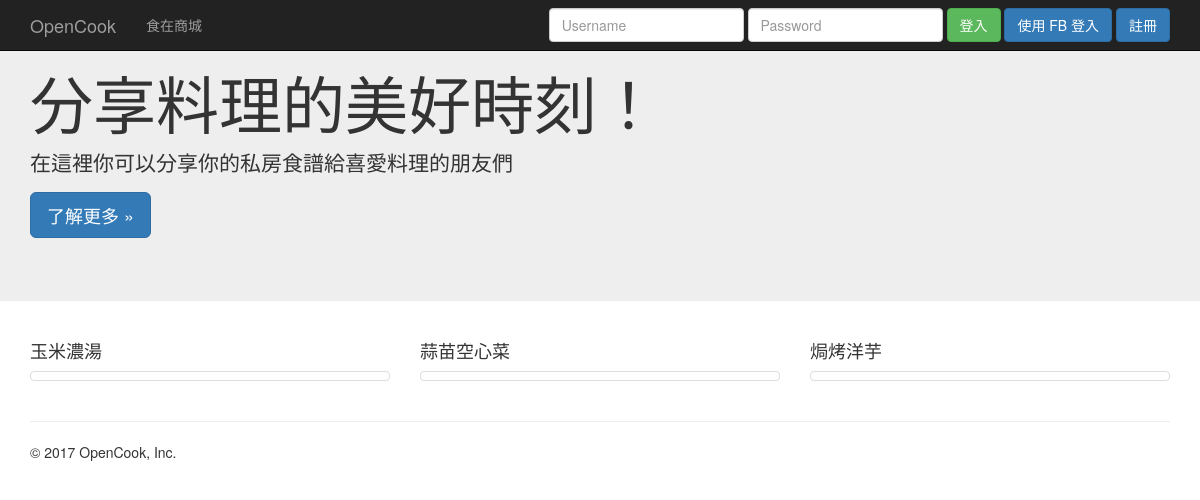
Before: / with the older database file.
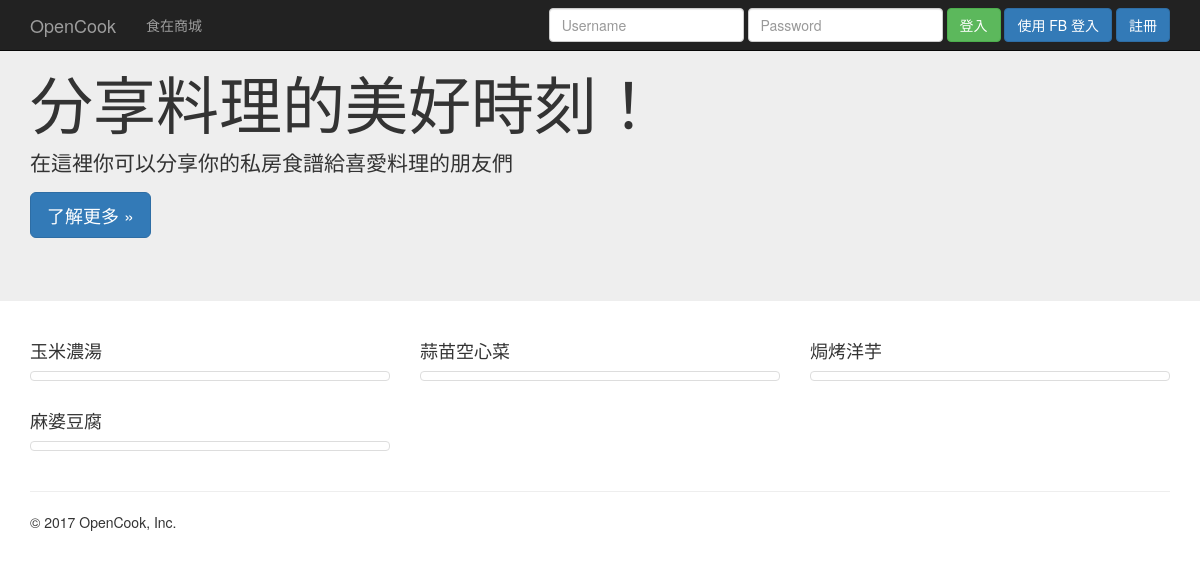
After: the same page with the newer database file.
### recipe/models.py (models this page shows)
class Recipe(models.Model):
	title = models.CharField(max_length=100)
	image_path = models.CharField(max_length=100)
	description = models.TextField()
	created_at = models.DateTimeField(default=timezone.now)

### mainapp/views.py (the view)
# urls.py: url(r'^$', get_index),
def get_index(request):
	recipes = Recipe.objects.all()
	return render(request, 'index.html', locals())

### templates/index.html (shortened to what this page needs)
{% extends 'default/base.html' %}
{% block content %}
<div class="jumbotron">
  <div class="container">
    <h1>分享料理的美好時刻！</h1>
    <p>在這裡你可以分享你的私房食譜給喜愛料理的朋友們</p>
    <p><a class="btn btn-primary btn-lg" href="#" role="button">了解更多 &raquo;</a></p>
  </div>
</div>
<div class="container">
  <div class="row">
  	{% for recipe in recipes %}
    <div class="col-md-4">
		<h4>{{ recipe.title }}</h4>
		<a class="thumbnail" href="/recipes/{{ recipe.pk }}">
		</a>
    </div>
    {% endfor %}
  </div>
</div>
{% endblock %}

### templates/default/base.html (shortened to what this page needs)
{% load static %}
<!DOCTYPE html>
<html lang="en">
<head>
	<link rel="stylesheet" href="https://maxcdn.bootstrapcdn.com/bootstrap/3.3.7/css/bootstrap.min.css">
  	<link rel="stylesheet" href="{% static 'css/main.css' %}">
<link href='https://cdnjs.cloudflare.com/ajax/libs/froala-editor/2.5.1/css/froala_editor.min.css' rel='stylesheet' type='text/css' />
<link href='https://cdnjs.cloudflare.com/ajax/libs/froala-editor/2.5.1/css/froala_style.min.css' rel='stylesheet' type='text/css' />
</head>
<body>
    {% include 'default/navbar.html' %}
    {% block content %} {% endblock %}
    {% include 'default/footer.html' %}
</body>
</html>

### templates/default/navbar.html (shortened to what this page needs)
<nav class="navbar navbar-inverse navbar-fixed-top">
  <div class="container">
    <div class="navbar-header">
      <a class="navbar-brand" href="/">OpenCook</a>
    </div>
    <div id="navbar" class="navbar-collapse collapse">
      <ul class="nav navbar-nav">
        <li><a href="/shop">食在商城</a></li>
      </ul>
      {% if user.is_authenticated  %}
        <ul class="nav navbar-nav navbar-right">
          <li class="active"><a href="#">Hi, {{ user.username }}</a></li>
          <li class="active"><a href="/recipes/create">分享食譜</a></li>
          <li class="active"><a href="/logout/post">登出</a></li>
        </ul>
      {% else %}
        <form class="navbar-form navbar-right" action="/login/post" method="POST">
          <div class="form-group">
            <input type="text" placeholder="Username" class="form-control" name="username">
          </div>
          <div class="form-group">
            <input type="password" placeholder="Password" class="form-control" name="password">
          </div>
          <button type="submit" class="btn btn-success">登入</button>
          <a href="/accounts/facebook/login/?process=login"><button type="button" class="btn btn-primary">使用 FB 登入</button></a>
          <a href="/signup"><button type="button" class="btn btn-primary">註冊</button></a>
        </form>
      {% endif %}
    </div>
  </div>
</nav>

### templates/default/footer.html
<div class="container">
	<hr>
	<footer>
	  <p>&copy; 2017 OpenCook, Inc.</p>
	</footer>
</div>

Changed rows visible on the page:
added Recipe: title "麻婆豆腐"
